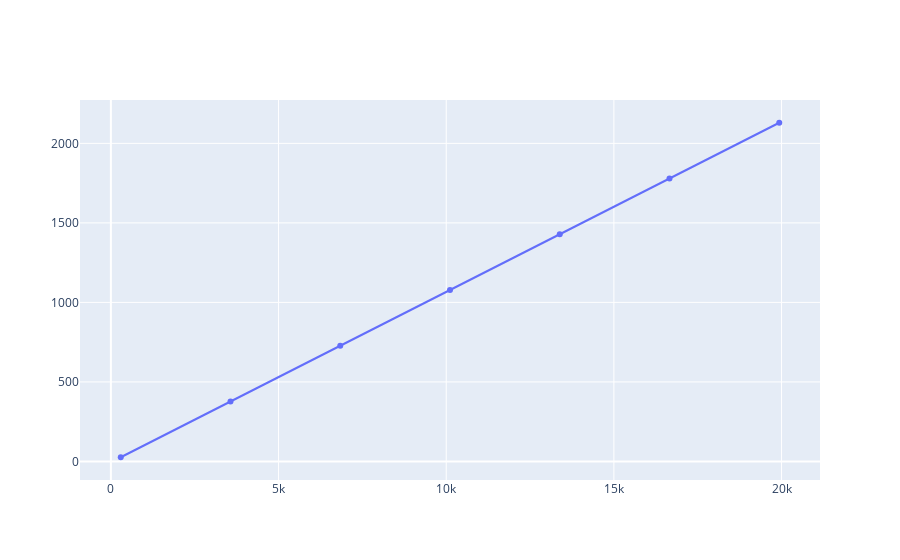

The notebook cell this image was saved under:
### Markdown cell above
#### Utilize decision tree

### Code cell
from sklearn.tree import DecisionTreeRegressor

y = florida_cases.reset_index()[0].values.reshape(-1, 1)
X = days

# Fit regression model
regressor = DecisionTreeRegressor()
regressor.fit(X, y)


# Predict
x_range = np.linspace(294, df.size + 7,  7)
y_range = model.predict(x_range.reshape(-1, 1))

print(x_range)
fig = go.Figure()
fig.add_trace(
        go.Scatter(
            x=x_range,
            y=y_range,
        ))
fig.show()

### Figure 1 — Plotly figure (JSON) as saved in the notebook; plotly's stock layout.template omitted (floating-point values rounded to 4 significant figures)
{"data": [{"type": "scatter", "x": [294, 3567.0, 6840.0, 10110.0, 13390.0, 16660.0, 19931], "y": [26.25, 376.8, 727.4, 1078.0, 1429.0, 1779.0, 2130.0]}], "layout": {}}
